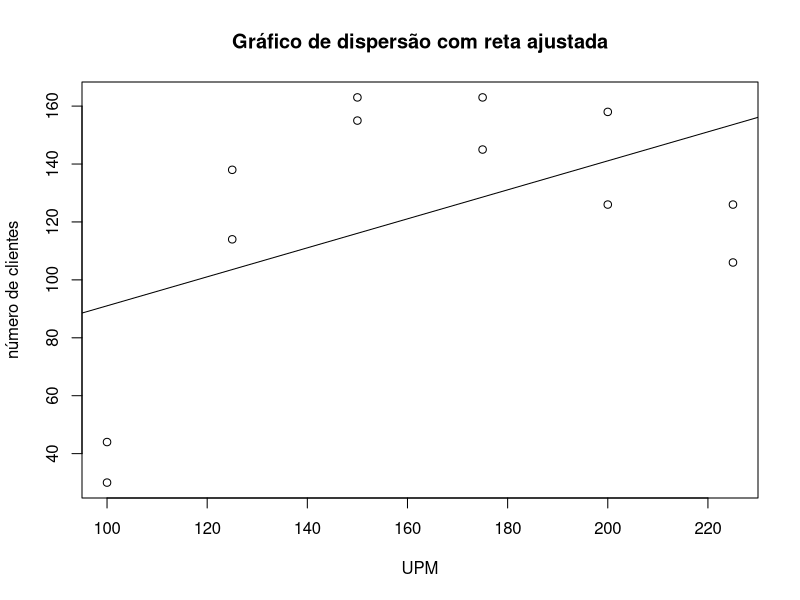
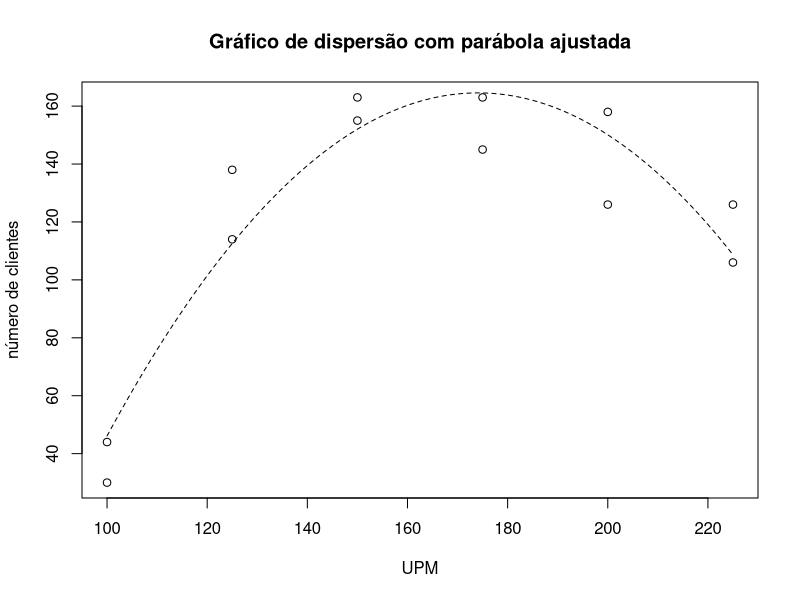
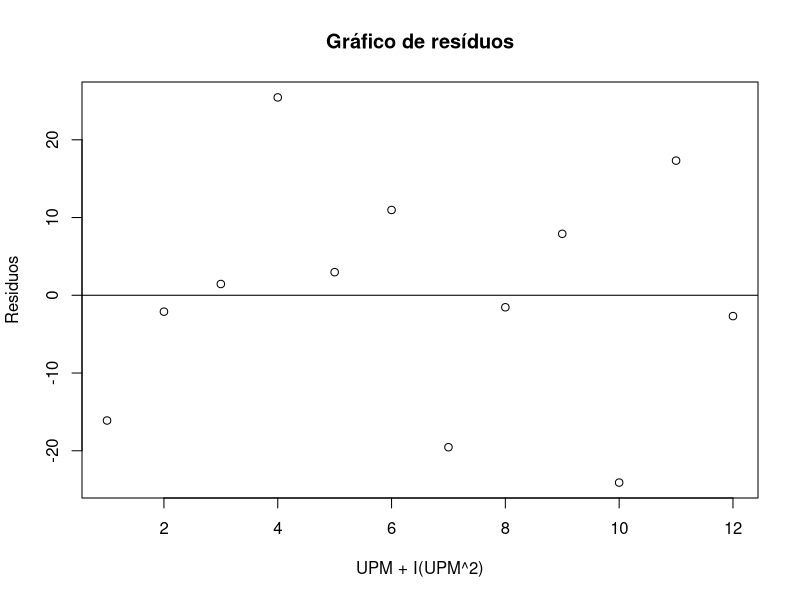
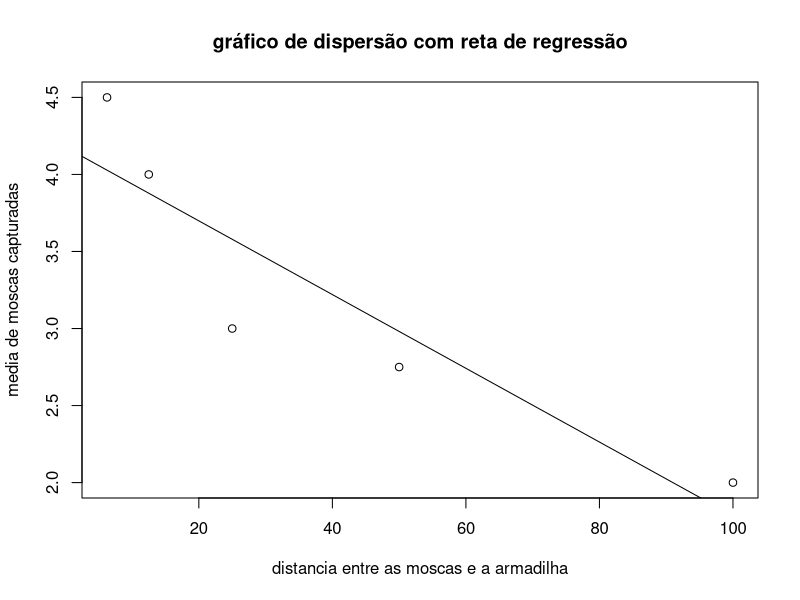
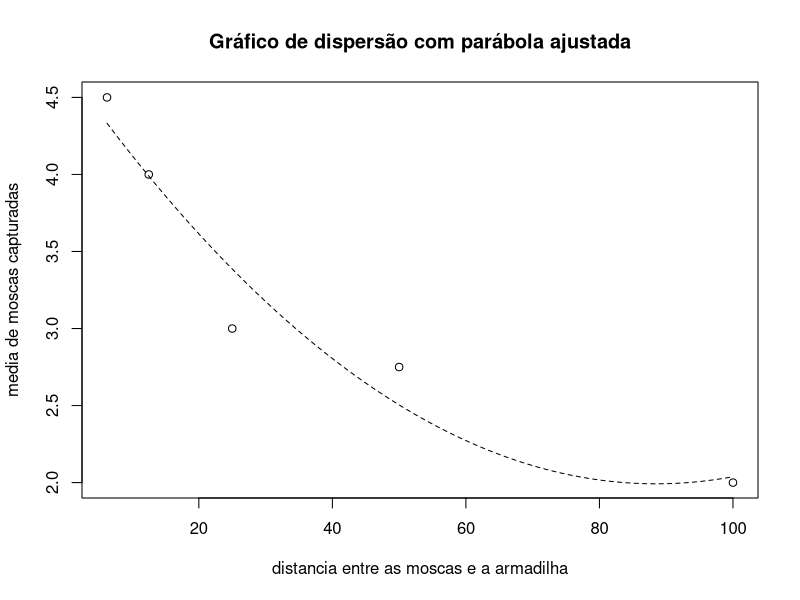

Recreate these plots in R, in order.
## ---- chunk 1
UPM <- c(100, 100, 125, 125, 150, 150, 175, 175, 200, 200, 225, 225)
clientes <- c(30, 44, 114, 138, 155, 163, 145, 163, 158, 126, 126, 106)
## ---- chunk 2
lm(clientes~UPM)
## ---- chunk 3
modelo1 <- lm(clientes~UPM)
plot(UPM, clientes, xlab = "UPM", ylab = "número de clientes", main="Gráfico de dispersão com reta ajustada")
abline(modelo1)
## ---- chunk 4
plot(clientes~UPM, xlab = "UPM", ylab = "número de clientes", main="Gráfico de dispersão com parábola ajustada")
modelo1 <- lm(clientes~UPM)
modelo2 <- update(modelo1,.~. +I(UPM^2))
anova(modelo1,modelo2)
#abline(modelo1)
cf.m2 <- coef(modelo2)
curve(cf.m2[1]+cf.m2[2]*x+cf.m2[3]*x^2, add=T, lty=2)
## ---- chunk 5
residuos <- residuals(modelo2)
plot(residuos, 
     ylab="Residuos",
     xlab="UPM + I(UPM^2)",
     main="Gráfico de resíduos")
abline(0,0)
## ---- chunk 6
distancia <- c(6.25, 12.5, 25.0, 50.0, 100.0)
primeiro <- c(5, 5, 4, 3, 1)
segundo <- c(3,2,5,4,2)
terceiro <- c (4,5,3,2,2)
quarto <-  c(6,4,0,2,3)
medias <- c (0,0,0,0,0)

tabela <- data.frame (distancia, primeiro, segundo, terceiro, quarto)
medias <- c(rowMeans (tabela[,2:5]))
tabela$medias <- medias
tabela
## ---- chunk 7
plot (tabela$medias~tabela$distancia,
  xlab="distancia entre as moscas e a armadilha",
  ylab="media de moscas capturadas",
  main="gráfico de dispersão com reta de regressão")
abline (lm(tabela$medias~tabela$distancia))
## ---- chunk 8
plot(tabela$medias~tabela$distancia, xlab = "distancia entre as moscas e a armadilha", ylab = "media de moscas capturadas", main="Gráfico de dispersão com parábola ajustada")
modelo1 <- lm(tabela$medias~tabela$distancia)
modelo2 <- update(modelo1,.~. +I(tabela$distancia^2))
anova(modelo1,modelo2)
cf.m2 <- coef(modelo2)
curve(cf.m2[1]+cf.m2[2]*x+cf.m2[3]*x^2, add=T, lty=2)
